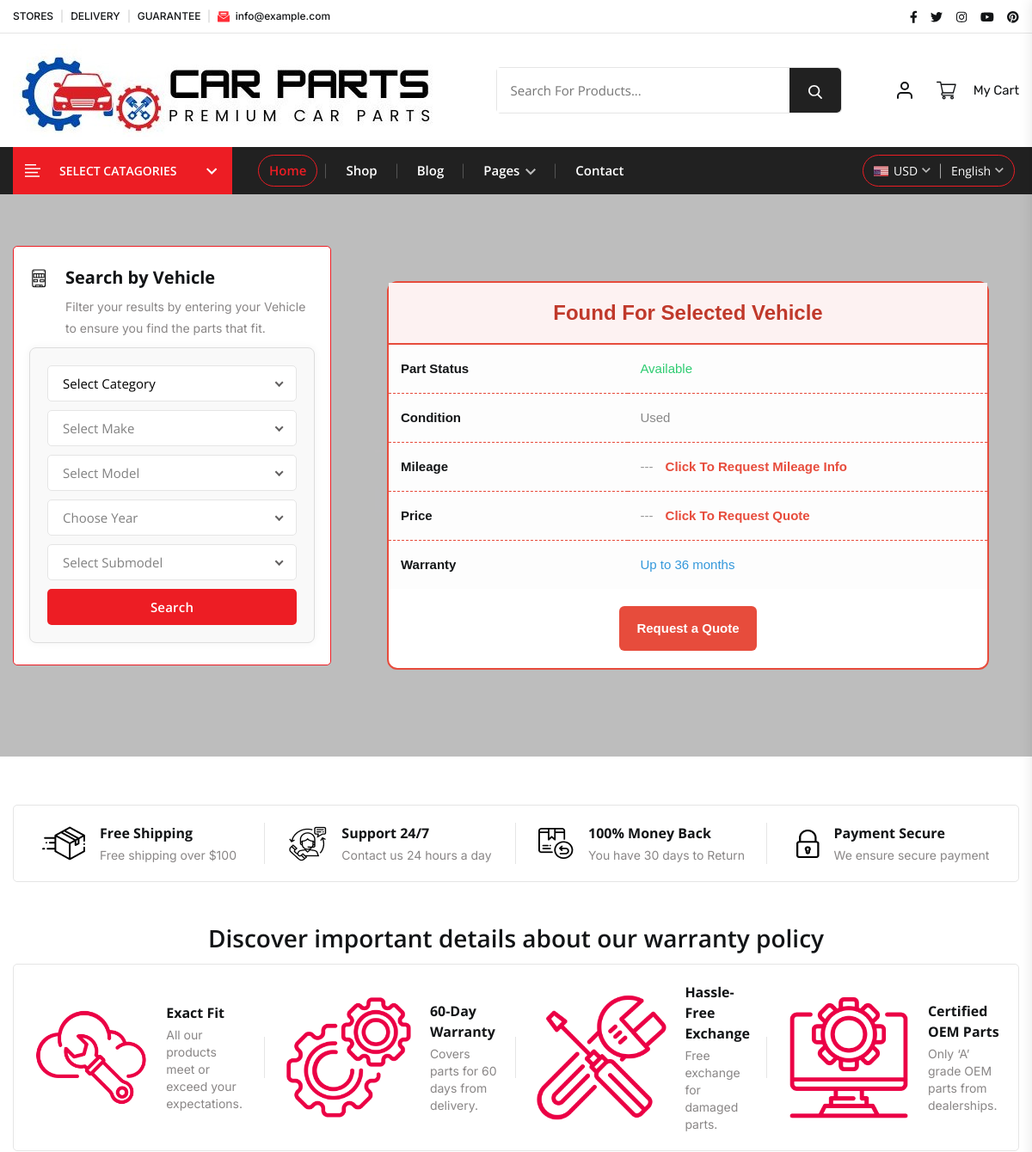
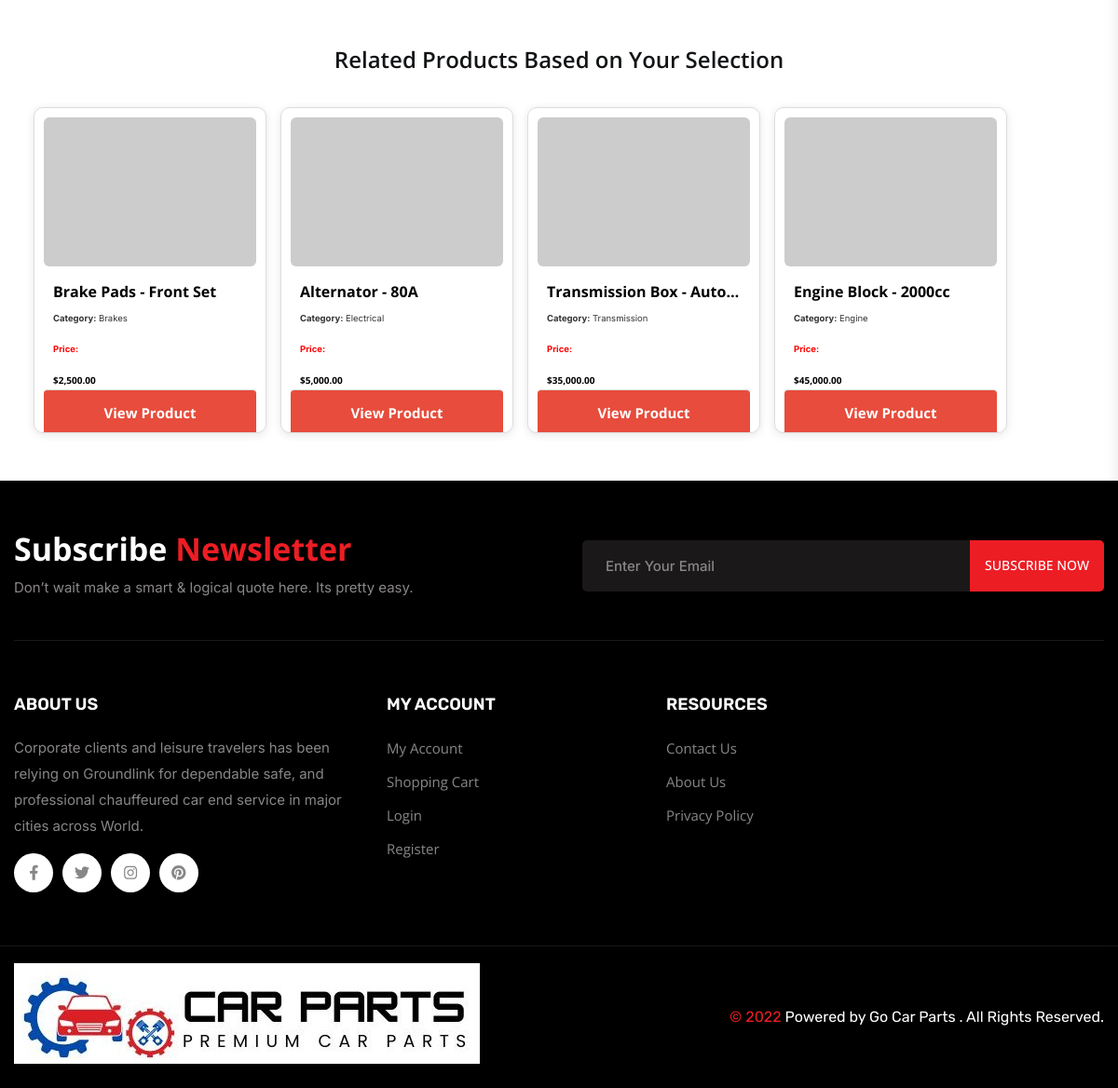
The page /gocarparts-main/product-gallery.php on the database its author committed (2 pictures, top to bottom).
### tables this page shows
CREATE TABLE IF NOT EXISTS products (
    id INT AUTO_INCREMENT PRIMARY KEY,
    name VARCHAR(255) NOT NULL,
    description LONGTEXT,
    price DECIMAL(10, 2) NOT NULL,
    sku VARCHAR(100),
    engine_type VARCHAR(100),
    transmission_type VARCHAR(100),
    category VARCHAR(100),
    image_url VARCHAR(500),
    in_stock BOOLEAN DEFAULT TRUE,
    created_at TIMESTAMP DEFAULT CURRENT_TIMESTAMP,
    updated_at TIMESTAMP DEFAULT CURRENT_TIMESTAMP ON UPDATE CURRENT_TIMESTAMP,
    INDEX idx_name (name),
    INDEX idx_category (category),
    INDEX idx_sku (sku)
);

### gocarparts-main/product-gallery.php (the view, shortened to what this page needs)
<!doctype html>
<html lang="en">
<head>
  <link rel="stylesheet" href="product-gallery.css">
  <link rel="stylesheet" href="assets/css/plugins/swiper-bundle.min.css">
  <link rel="stylesheet" href="assets/css/plugins/glightbox.min.css">
  <link rel="stylesheet" href="assets/css/vendor/bootstrap.min.css">
     <link rel="stylesheet" href="https://cdn.jsdelivr.net/npm/bootstrap-icons@1.10.5/font/bootstrap-icons.css">
  <link rel="stylesheet" href="assets/css/style.css">
</head>
<body>
    <?php include 'header.php'?>
        <main class="main__content_wrapper">
    <section class="hero__slider--section slider__section--bg2 section--padding">
    <div class="container">
        <div class="row">
            <div class="col-lg-4">
                <div class="search__filter--area">
                    <div class="search__filter--header d-flex mb-3">
                        <div class="search__filter--header__icon">
                            <img src="assets/img/icon/ssd-icon-img.webp" alt="icon-img">
                        </div>
                        <div class="search__filter--header__text ms-3">
                            <h2 class="search__filter--title">Search by Vehicle</h2>
                            <p class="search__filter--desc">Filter your results by entering your Vehicle to ensure you find the parts that fit.</p>
                        </div>
                    </div>
                    <div class="form-container" style="border: 1px solid #ddd; border-radius: 8px; padding: 20px; background-color: #f9f9f9;">
                        <form class="search__filter--form" action="product-gallery.php" method="GET" onsubmit="return validateForm()">
                            <div class="search__filter--select select mb-3">
                                <select id="category" name="category" class="search__filter--select__field" required>
                                    <option value="" selected disabled>Select Category</option>
                                </select>
                            </div>
                            <div class="search__filter--select select mb-3">
                                <select id="make" name="make" class="search__filter--select__field" disabled required>
                                    <option value="" selected disabled>Select Make</option>
                                </select>
                            </div>
                            <div class="search__filter--select select mb-3">
                                <select id="model" name="model" class="search__filter--select__field" disabled required>
                                    <option value="" selected disabled>Select Model</option>
                                </select>
                            </div>
                            <div class="search__filter--select select mb-3">
                                <select id="year" name="year" class="search__filter--select__field" disabled required>
                                    <option value="" selected disabled>Choose Year</option>
                                </select>
                            </div>
                            <div class="search__filter--select select mb-3">
                                <select id="submodel" name="submodel" class="search__filter--select__field" disabled required>
                                    <option value="" selected disabled>Select Submodel</option>
                                </select>
                            </div>
                            <button id="searchBtn" class="search__filter--btn primary__btn w-100" type="submit" disabled>Search</button>
                        </form>
                    </div>
                </div>
            </div>
           <div class="col-lg-8">
<div class="horizontal-results" style="overflow-x: auto; white-space: nowrap; border: 1px solid transparent; border-radius: 8px; padding: 20px; background-color: transparent; min-height: 100%;">
<?php
$host = "mysql";
$user = "root";
$password = "REDACTED";
$dbname = "REDACTED_DB";
$conn = new mysqli($host, $user, $password, $dbname);
$make     = $_GET['make']     ?? '';
$model    = $_GET['model']    ?? '';
$makeSanitized  = $conn->real_escape_string(trim($make));
$modelSanitized = $conn->real_escape_string(trim($model));
$found = false;
if (!$found) {
    echo '
    <div style="max-width: 700px; margin: 20px auto; border: 2px solid #e74c3c; border-radius: 12px; font-family: Arial, sans-serif; background: #ffffff;">
        <div style="background-color: #fdf2f2; border-bottom: 2px solid #e74c3c; padding: 20px; text-align: center;">
            <h2 style="margin: 0; font-size: 24px; color: #c0392b;">' . htmlspecialchars(ucfirst($modelSanitized . ' ' . $makeSanitized)) . ' Found For Selected Vehicle</h2>
        </div>
        <table style="width: 100%; border-collapse: collapse; background: #fdfdfd;">
            <tr style="border-bottom: 1px dashed #e74c3c;">
                <td style="padding: 14px; font-weight: bold; width: 40%;">Part Status</td>
                <td style="padding: 14px; color: #2ecc71;">Available</td>
            </tr>
            <tr style="border-bottom: 1px dashed #e74c3c;">
                <td style="padding: 14px; font-weight: bold;">Condition</td>
                <td style="padding: 14px; color: #888;">Used</td>
            </tr>
            <tr style="border-bottom: 1px dashed #e74c3c;">
                <td style="padding: 14px; font-weight: bold;">Mileage</td>
                <td style="padding: 14px;">
                    <span style="color: #999;">---</span>
                    <span style="color: #e74c3c; font-weight: bold; margin-left: 10px; cursor: pointer;" onclick="openPopup()">Click To Request Mileage Info</span>
                </td>
            </tr>
            <tr style="border-bottom: 1px dashed #e74c3c;">
                <td style="padding: 14px; font-weight: bold;">Price</td>
                <td style="padding: 14px;">
                    <span style="color: #999;">---</span>
                    <span onclick="openpricePopup()" style="cursor:pointer; color: #e74c3c; font-weight: bold; margin-left: 10px;">
  Click To Request Quote
</span>
                </td>
            </tr>
            <tr>
                <td style="padding: 14px; font-weight: bold;">Warranty</td>
                <td style="padding: 14px; color: #3498db;">Up to 36 months</td>
            </tr>
        </table>
       <div style="padding: 20px; text-align: center;">
  <span onclick="openquotePopup()" style="background: #e74c3c; color: white; padding: 12px 20px; text-decoration: none; border-radius: 6px; font-weight: bold; cursor:pointer;">
    Request a Quote
  </span>
</div>
    </div>';
}
?>
</div>
</div>
</section>
<br>
<br>
        <section class="shipping__section">
            <div class="container">
                <div class="shipping__inner style2 d-flex">
                    <div class="shipping__items style2 d-flex align-items-center">
                        <div class="shipping__icon">
                            <img src="assets/img/other/shipping1.webp" alt="icon-img">
                        </div>
                        <div class="shipping__content">
                            <h2 class="shipping__content--title h3">Free Shipping</h2>
                            <p class="shipping__content--desc">Free shipping over $100</p>
                        </div>
                    </div>
                    <div class="shipping__items style2 d-flex align-items-center">
                        <div class="shipping__icon">
                            <img src="assets/img/other/shipping2.webp" alt="icon-img">
                        </div>
                        <div class="shipping__content">
                            <h2 class="shipping__content--title h3">Support 24/7</h2>
                            <p class="shipping__content--desc">Contact us 24 hours a day</p>
                        </div>
                    </div>
                    <div class="shipping__items style2 d-flex align-items-center">
                        <div class="shipping__icon">
                            <img src="assets/img/other/shipping3.webp" alt="icon-img">
                        </div>
                        <div class="shipping__content">
                            <h2 class="shipping__content--title h3">100% Money Back</h2>
                            <p class="shipping__content--desc">You have 30 days to Return</p>
                        </div>
                    </div>
                    <div class="shipping__items style2 d-flex align-items-center">
                        <div class="shipping__icon">
                            <img src="assets/img/other/shipping4.webp" alt="icon-img">
                        </div>
                        <div class="shipping__content">
                            <h2 class="shipping__content--title h3">Payment Secure</h2>
                            <p class="shipping__content--desc">We ensure secure payment</p>
                        </div>
                    </div>
                </div>
            </div>
        </section>
<section class="shipping__section">
    <div class="container">
        <div class="row">
            <div class="col-12 text-center mb-4">
                <h2 class="section-title" style="font-size: 28px; font-weight: 600;">
                    Discover important details about our warranty policy
                </h2>
            </div>
        </div>
        <div class="shipping__inner style2 d-flex">
            <div class="shipping__items style2 d-flex align-items-center">
                <div class="shipping__icon">
                    <img src="assets/img/pic-23.png" alt="Exact Fit Icon">
                </div>
                <div class="shipping__content">
                    <h2 class="shipping__content--title h3">Exact Fit</h2>
                    <p class="shipping__content--desc">All our products meet or exceed your expectations.</p>
                </div>
            </div>
            <div class="shipping__items style2 d-flex align-items-center">
                <div class="shipping__icon">
                    <img src="assets/img/pic-25.png" alt="Warranty Icon">
                </div>
                <div class="shipping__content">
                    <h2 class="shipping__content--title h3">60-Day Warranty</h2>
                    <p class="shipping__content--desc">Covers parts for 60 days from delivery.</p>
                </div>
            </div>
            <div class="shipping__items style2 d-flex align-items-center">
                <div class="shipping__icon">
                    <img src="assets/img/pic-26.png" alt="Exchange Icon">
                </div>
                <div class="shipping__content">
                    <h2 class="shipping__content--title h3">Hassle-Free Exchange</h2>
                    <p class="shipping__content--desc">Free exchange for damaged parts.</p>
                </div>
            </div>
            <div class="shipping__items style2 d-flex align-items-center">
                <div class="shipping__icon">
                    <img src="assets/img/pic-27.png" alt="OEM Parts Icon">
                </div>
                <div class="shipping__content">
                    <h2 class="shipping__content--title h3">Certified OEM Parts</h2>
                    <p class="shipping__content--desc">Only ‘A’ grade OEM parts from dealerships.</p>
                </div>
            </div>
        </div>
    </div>
</section>
<div class="container my-5">
    <h2 class="section-title mb-4 text-center" style="font-size: 24px; font-weight: 600;">Related Products Based on Your Selection</h2>
    <div class="horizontal-scroll-wrapper" style="overflow-x: auto; white-space: nowrap; padding: 20px; border-radius: 8px; background-color: transparent; border: 1px solid transparent; scrollbar-width: none; -ms-overflow-style: none;">
        <?php
$conn = new mysqli("mysql", "root", "REDACTED", "REDACTED_DB");
$make = $_GET['make'] ?? '';
$make = $conn->real_escape_string(trim($make));
$sql = "
SELECT p.id, p.name,
    p.price,
    p.category,
    p.image_url AS img
FROM products p
WHERE LOWER(p.name) LIKE '%" . strtolower($make) . "%'
ORDER BY p.id DESC
";
$result = $conn->query($sql);
if ($result && $result->num_rows > 0) {
    while ($row = $result->fetch_assoc()) {
        $img = $row['img'] ?: 'https://via.placeholder.com/300x200?text=No+Image';
        $price = is_numeric($row['price']) ? '$' . number_format($row['price'], 2) : 'N/A';
        $cat = htmlspecialchars($row['category']);
        $postTitle = htmlspecialchars($row['name']);
        echo '<div class="product-card" style="display: inline-block; width: 250px; margin-right: 15px; vertical-align: top; border: 1px solid #ddd; border-radius: 10px; padding: 10px; background: #fff;">';
        echo '<img src="' . $img . '" alt="Product Image" style="width: 100%; height: 160px; object-fit: cover; border-radius: 6px;">';
        echo '<h3 style="
            font-size: 16px;
            margin-top: 10px;
            white-space: nowrap;
            overflow: hidden;
            text-overflow: ellipsis;
            display: block;
            width: 100%;
        " title="' . $postTitle . '">' . $postTitle . '</h3>';
        echo "<p style='margin: 5px 0;'><strong>Category:</strong> $cat</p>";
        echo "<p style='margin: 5px 0;color:red'><strong>Price:</strong> <h3>$price</h3></p>";
        echo '<a href="product-details.php?id=' . $row['ID'] . '" style="display: block; text-align: center; background-color: #e74c3c; color: #fff; padding: 10px; border-radius: 4px; text-decoration: none;">View Product</a>';
        echo '</div>';
    }
}
?>
    </div>
</div>
</main>
       <?php include 'footer.php'; ?>
</body>
</html>

### rows shown on the page
products: name "Brake Pads - Front Set", category "Brakes", price "$2,500.00"
products: name "Alternator - 80A", category "Electrical", price "$5,000.00"
products: name "Transmission Box - Auto…", category "Transmission", price "$35,000.00"
products: name "Engine Block - 2000cc", category "Engine", price "$45,000.00"
